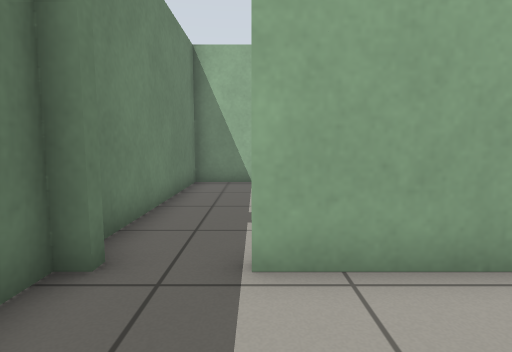
View 1 (above)

24 first-person views from a walk through a robot-simulator world made for Gazebo. The camera is 0.72 m above the floor, tilts 6° down and sees 80° across. The floor is counted in squares, 0.5 m on a side. Each view is taken from the middle of a square. On the plan, view 1 faces up. The plan holds only what a view shows up to about 14 squares ahead; the rest is blank.

View 2
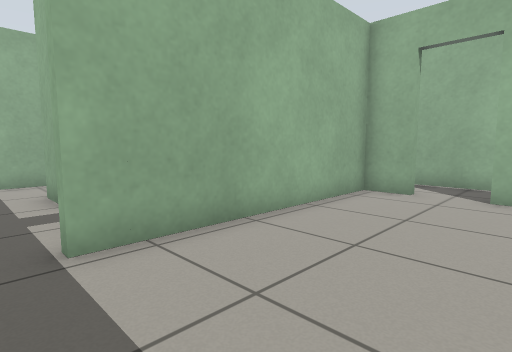

View 3
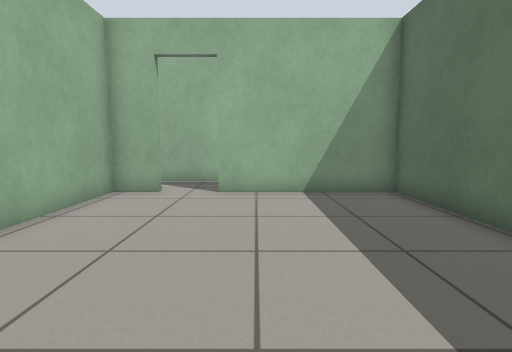

View 4
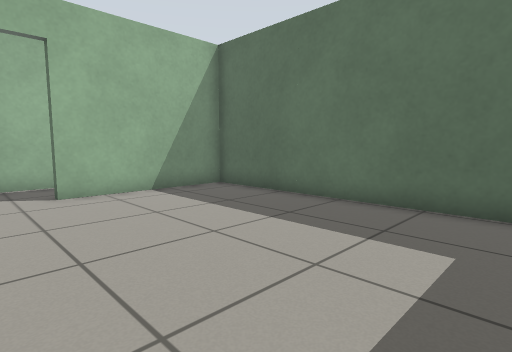

View 5
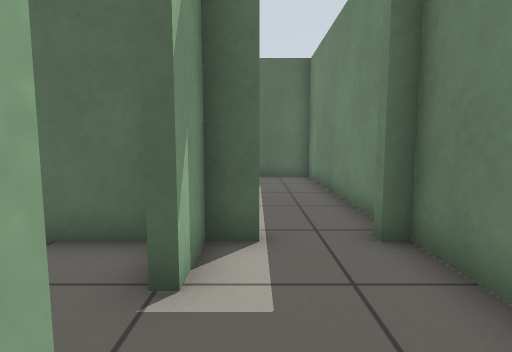

View 6
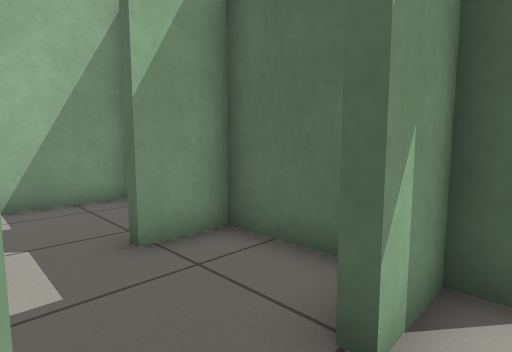

View 7
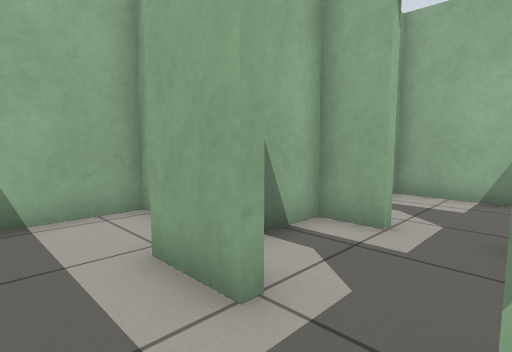

View 8
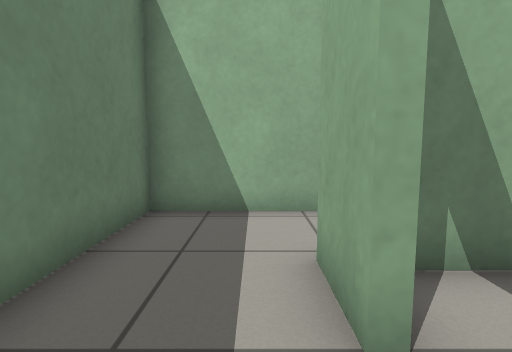

View 9
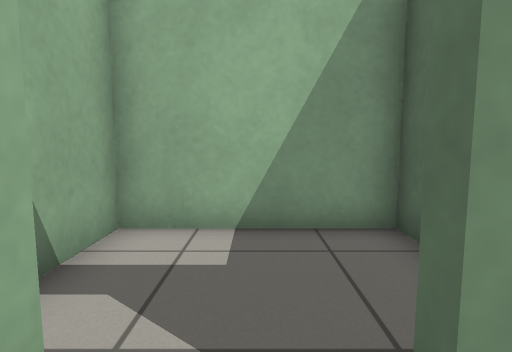

View 10
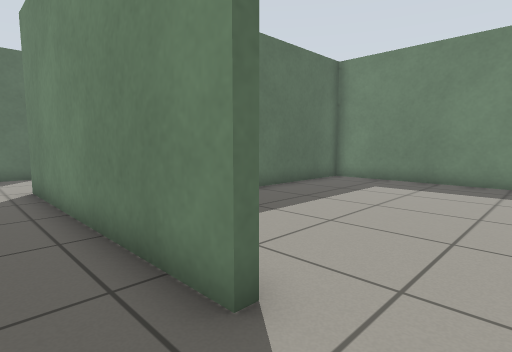

View 11
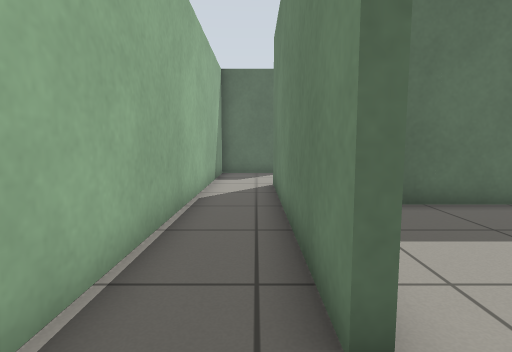

View 12
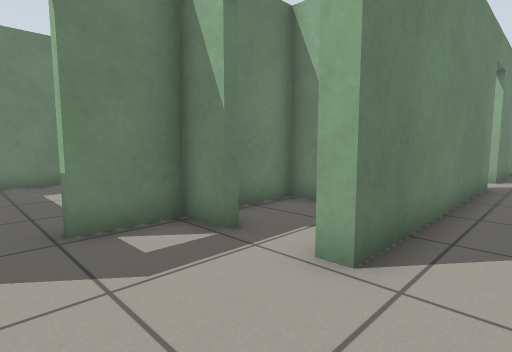

View 13
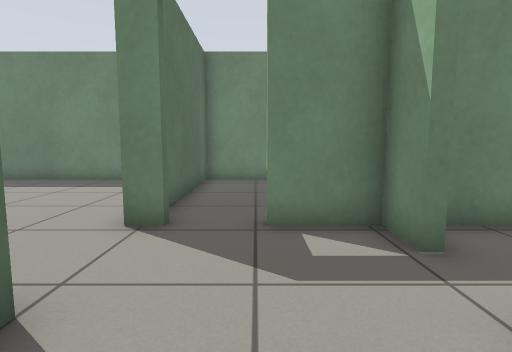

View 14
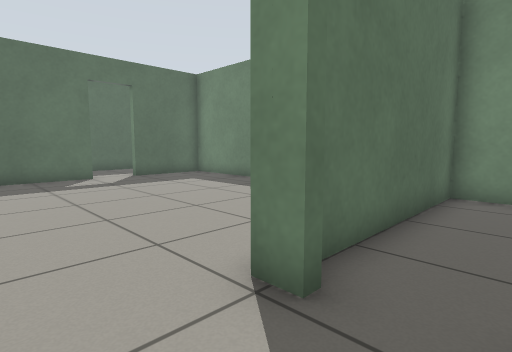

View 15
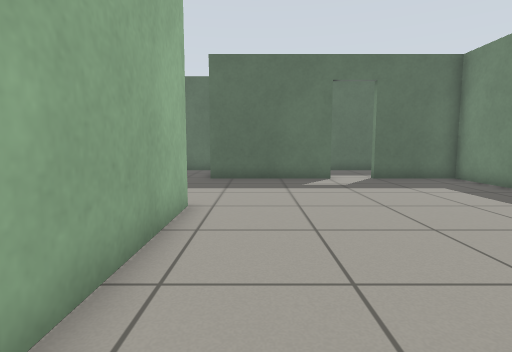

View 16
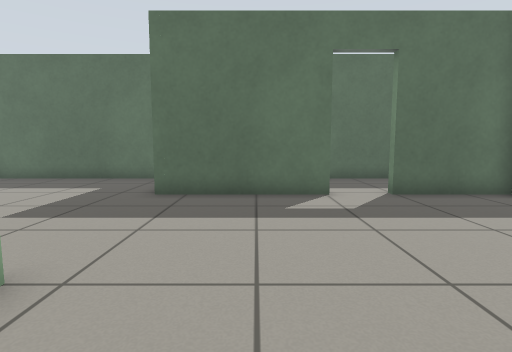

View 17
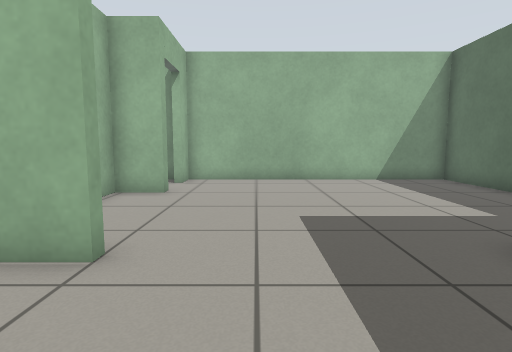

View 18
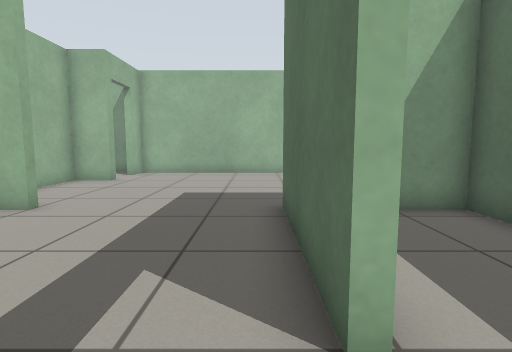

View 19
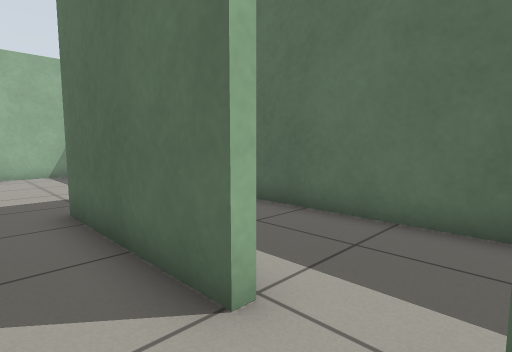

View 20
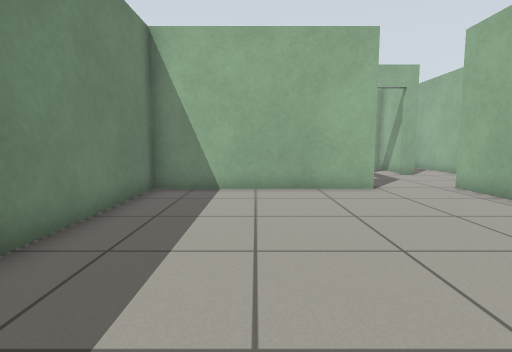

View 21
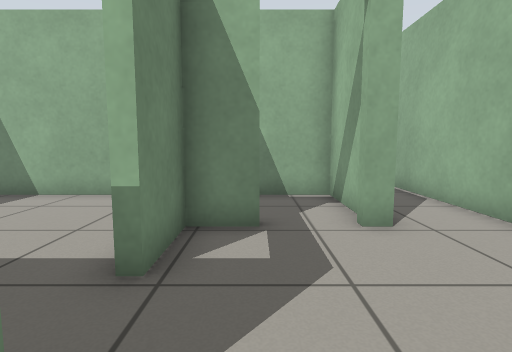

View 22
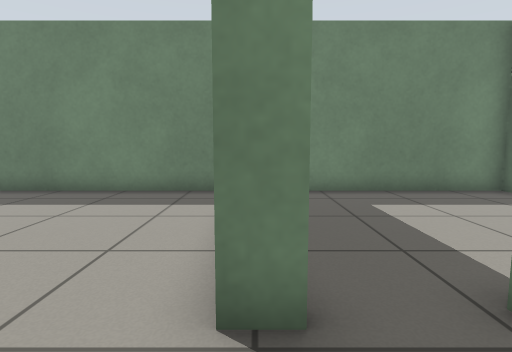

View 23
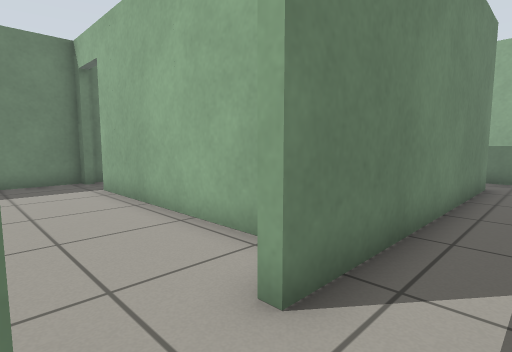

View 24
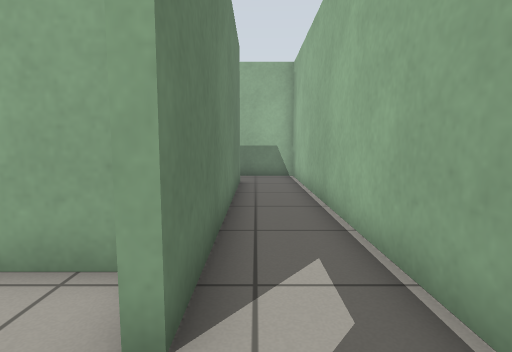

### Floor plan
Points are (right, up) in squares from view 1. A wall is a line through its corners. A room is listed if a view was taken in it or the views show most of it. See-through windows are left out.
Room 1 (views 1, 2, 3, 4)
walls: (8.1, 1.9) (8.1, 3.3) (-0.1, 3.3); (-2.3, 3.3) (-2.3, -5.2) (8.1, -5.2) (8.1, 0.1)
ways out: open door at (-0.7, 3.3) to room 2; open door at (8, 1.5) to room 4
Room 2 (views 5, 6, 7, 8)
walls: (0.8, 6.9) (0.8, 8.8); (1.9, 11.4) (-2.3, 11.4) (-2.3, 3.6); (-0.1, 3.6) (0.8, 3.6) (0.8, 5.2)
ways out: open door at (-0.7, 3.3) to room 1; open door at (1, 6.5) to room 3
Room 3 (view 9)
walls: (4.1, 6.9) (4.1, 8.3) (1.8, 8.3); (1.5, 3.6) (4.1, 3.6) (4.1, 5.2)
ways out: open door at (1, 6.5) to room 2; open door at (4, 6.5) to room 10
Room 4 (views 10, 11, 12, 13, 23, 24)
walls: (8.4, 0.1) (8.4, -8.8) (7.9, -8.8); (8.4, 11.9) (8.4, 1.9); (10.7, -12.2) (10.7, 13.8) (8.1, 13.8); (7.6, -13) (8.7, -13)
ways out: open door at (8, 1.5) to room 1; opening at (8, -11) to room 5; open door at (2.8, 12.2)
Room 5 (views 14, 15, 22)
walls: (4.8, -12.6) (4.8, -13.3); (6.1, -8.8) (4.8, -8.8) (4.8, -10.8)
ways out: opening at (8, -11) to room 4; opening at (6.5, -13) to room 6; open door at (5, -11.5) to room 8; open door at (6.5, -9) to room 11
Room 6 (views 16, 17, 18, 19, 20, 21)
walls: (7.6, -19) (7.6, -13); (2.9, -24.6) (8, -24.6); (4.8, -13.3) (-2.3, -13.3) (-2.3, -24.6) (1.1, -24.6)
ways out: opening at (6.5, -13) to room 5; opening at (8, -22) to room 7; open door at (2, -25) to room 9
Room 7 (no view inside)
walls: (13.5, -18.3) (13, -18.3) (13, -16.8) (10.9, -16.8); (8, -19) (7.6, -19); (9.1, -28.6) (16.3, -28.6) (16.3, -18.3) (15.2, -18.3)
ways out: opening at (8, -22) to room 6; open door at (14.5, -18)
Room 8 (no view inside)
walls: (2, -5.4) (-2.3, -5.4) (-2.3, -13) (3.9, -13); (4.8, -10.8) (4.4, -10.8); (4.4, -12.6) (4.8, -12.6)
ways out: open door at (5, -11.5) to room 5
Room 9 (no view inside)
walls: (-0.6, -28.6) (7.6, -28.6) (7.6, -27.1)
ways out: open door at (2, -25) to room 6
Room 10 (no view inside)
walls: (7.2, 3.6) (8.1, 3.6) (8.1, 8.3) (6.1, 8.3)
ways out: open door at (4, 6.5) to room 3
Room 11 (no view inside)
walls: (8.1, -7.9) (8.1, -5.4) (4.8, -5.4) (4.8, -7.7)
ways out: open door at (6.5, -9) to room 5

Where each view was taken, in squares from view 1:
view 1: 0 up, 0 right, facing up
view 2: 1 down, 1 left, facing up-right
view 3: 1 down, 1 left, facing right
view 4: 2 up, 1 left, facing down-right
view 5: 8 up, 0 right, facing down
view 6: 7 up, 0 right, facing down-right
view 7: 5 up, 1 left, facing up-right
view 8: 5 up, 0 right, facing up
view 9: 6 up, 3 right, facing right
view 10: 2 up, 10 right, facing down-left
view 11: 2 up, 9 right, facing down
view 12: 12 down, 10 right, facing up-left
view 13: 11 down, 10 right, facing left
view 14: 11 down, 7 right, facing down-left
view 15: 12 down, 6 right, facing down
view 16: 16 down, 5 right, facing down
view 17: 21 down, 4 right, facing right
view 18: 24 down, 1 right, facing right
view 19: 23 down, 1 right, facing down-right
view 20: 23 down, 1 right, facing up
view 21: 14 down, 6 right, facing up
view 22: 13 down, 7 right, facing left
view 23: 0 up, 10 right, facing up-left
view 24: 0 up, 9 right, facing up
